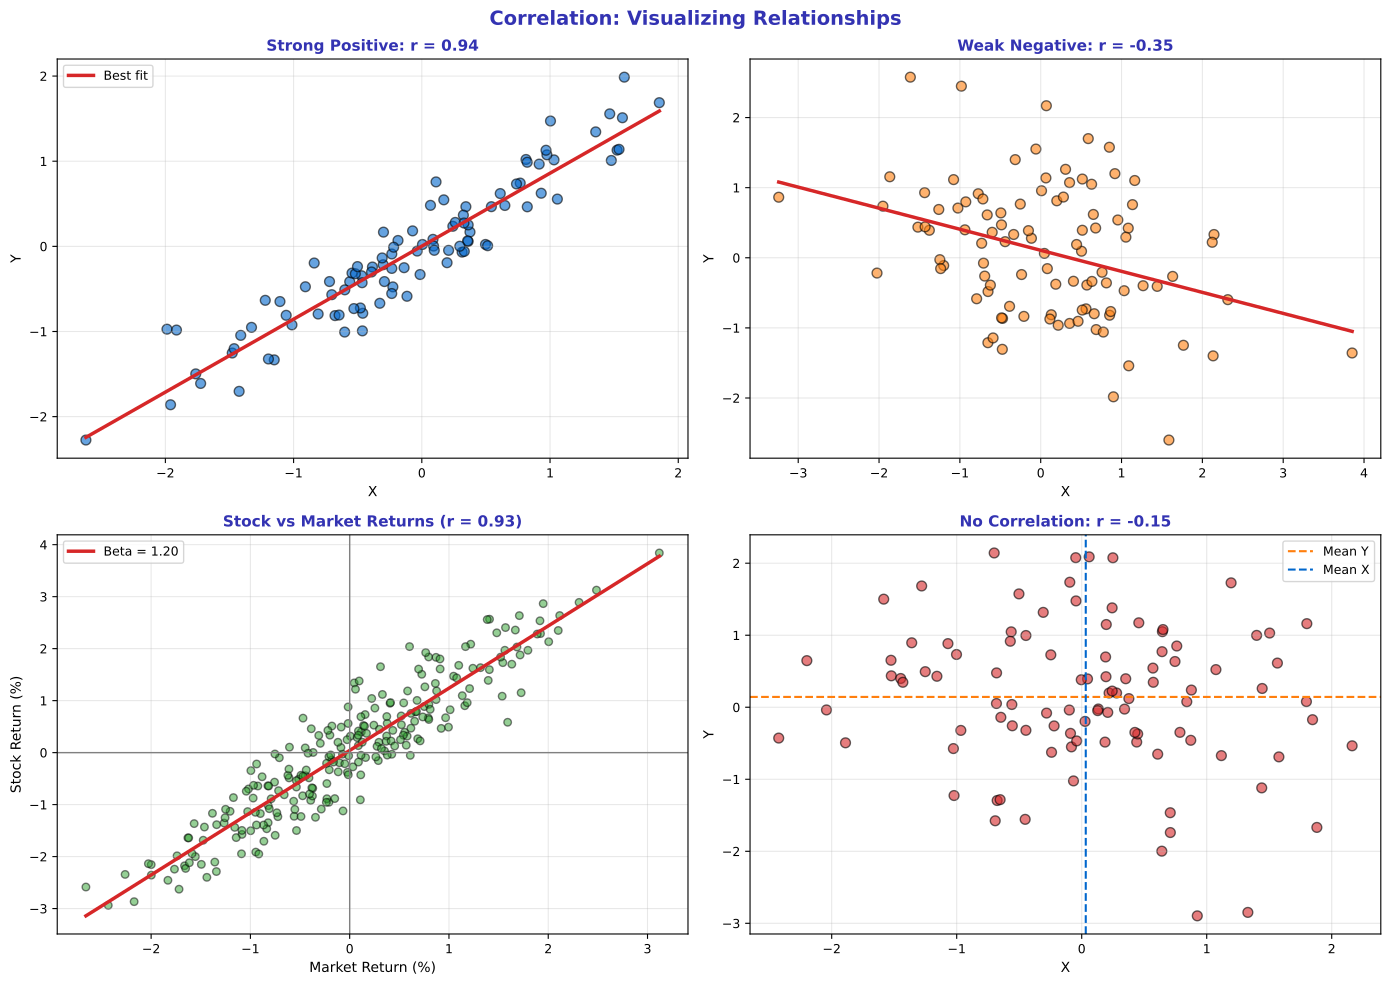

Generate this figure with Python:
"""Correlation Scatter - Visualizing relationships"""
import matplotlib.pyplot as plt
import numpy as np
from scipy import stats
from pathlib import Path

plt.rcParams.update({
    'font.size': 10,
    'axes.labelsize': 10,
    'axes.titlesize': 11,
    'xtick.labelsize': 9,
    'ytick.labelsize': 9,
    'legend.fontsize': 9,
    'figure.figsize': (10, 6),
    'figure.dpi': 150
})

MLPURPLE = '#3333B2'
MLLAVENDER = '#ADADE0'
MLBLUE = '#0066CC'
MLORANGE = '#FF7F0E'
MLGREEN = '#2CA02C'
MLRED = '#D62728'

np.random.seed(42)

fig, axes = plt.subplots(2, 2, figsize=(14, 10))
fig.suptitle('Correlation: Visualizing Relationships', fontsize=14, fontweight='bold', color=MLPURPLE)

# Plot 1: Strong positive correlation
ax1 = axes[0, 0]
x = np.random.normal(0, 1, 100)
y = 0.9 * x + np.random.normal(0, 0.3, 100)
r = np.corrcoef(x, y)[0, 1]

ax1.scatter(x, y, color=MLBLUE, alpha=0.6, s=50, edgecolors='black')
z = np.polyfit(x, y, 1)
ax1.plot(np.sort(x), np.poly1d(z)(np.sort(x)), color=MLRED, linewidth=2.5, label='Best fit')

ax1.set_title(f'Strong Positive: r = {r:.2f}', fontsize=11, fontweight='bold', color=MLPURPLE)
ax1.set_xlabel('X', fontsize=10)
ax1.set_ylabel('Y', fontsize=10)
ax1.legend(fontsize=9)
ax1.grid(alpha=0.3)

# Plot 2: Weak negative correlation
ax2 = axes[0, 1]
x = np.random.normal(0, 1, 100)
y = -0.3 * x + np.random.normal(0, 1, 100)
r = np.corrcoef(x, y)[0, 1]

ax2.scatter(x, y, color=MLORANGE, alpha=0.6, s=50, edgecolors='black')
z = np.polyfit(x, y, 1)
ax2.plot(np.sort(x), np.poly1d(z)(np.sort(x)), color=MLRED, linewidth=2.5)

ax2.set_title(f'Weak Negative: r = {r:.2f}', fontsize=11, fontweight='bold', color=MLPURPLE)
ax2.set_xlabel('X', fontsize=10)
ax2.set_ylabel('Y', fontsize=10)
ax2.grid(alpha=0.3)

# Plot 3: Finance example - Two stocks
ax3 = axes[1, 0]
n = 252
market = np.random.normal(0.0004, 0.01, n)
stock = 1.2 * market + np.random.normal(0, 0.005, n)  # Beta = 1.2

ax3.scatter(market * 100, stock * 100, color=MLGREEN, alpha=0.5, s=30, edgecolors='black')

# Regression line
slope, intercept, r_value, p_value, std_err = stats.linregress(market, stock)
ax3.plot(np.sort(market) * 100, (slope * np.sort(market) + intercept) * 100,
         color=MLRED, linewidth=2.5, label=f'Beta = {slope:.2f}')

ax3.set_title(f'Stock vs Market Returns (r = {r_value:.2f})', fontsize=11,
              fontweight='bold', color=MLPURPLE)
ax3.set_xlabel('Market Return (%)', fontsize=10)
ax3.set_ylabel('Stock Return (%)', fontsize=10)
ax3.legend(fontsize=9)
ax3.grid(alpha=0.3)
ax3.axhline(0, color='gray', linewidth=1)
ax3.axvline(0, color='gray', linewidth=1)

# Plot 4: No correlation
ax4 = axes[1, 1]
x = np.random.normal(0, 1, 100)
y = np.random.normal(0, 1, 100)
r = np.corrcoef(x, y)[0, 1]

ax4.scatter(x, y, color=MLRED, alpha=0.6, s=50, edgecolors='black')
ax4.axhline(np.mean(y), color=MLORANGE, linestyle='--', linewidth=1.5, label='Mean Y')
ax4.axvline(np.mean(x), color=MLBLUE, linestyle='--', linewidth=1.5, label='Mean X')

ax4.set_title(f'No Correlation: r = {r:.2f}', fontsize=11, fontweight='bold', color=MLPURPLE)
ax4.set_xlabel('X', fontsize=10)
ax4.set_ylabel('Y', fontsize=10)
ax4.legend(fontsize=9)
ax4.grid(alpha=0.3)

plt.tight_layout()
plt.savefig(Path(__file__).parent / 'chart.pdf', dpi=300, bbox_inches='tight')
plt.close()
